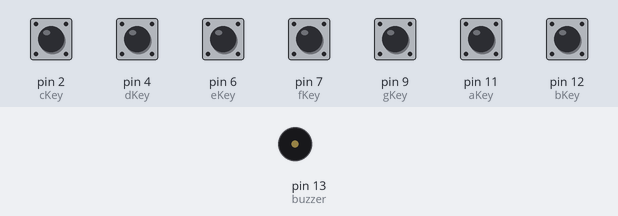
Simulated run of this sketch. Board: Arduino Uno, built with avr-gcc and run on an emulated ATmega328P. Shown: buzzer (waves = sounding). The test bench sets the inputs (shaded band); at power-on: pin 2 (cKey), pin 4 (dKey), pin 6 (eKey), pin 7 (fKey), pin 9 (gKey), pin 11 (aKey), pin 12 (bKey) HIGH.

Above: at 1.2 s.
1.3 s: pin 2 (cKey) pulled LOW for 0.15 s
At 1.37 s:
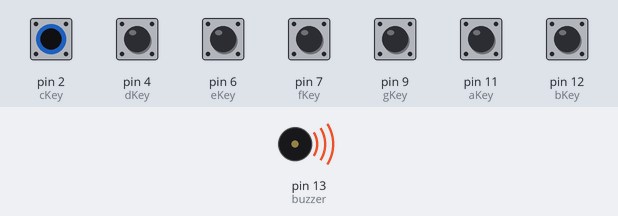
Timing chart, 0 to 4.3 s (numbered marks = the images above; inputs shaded):
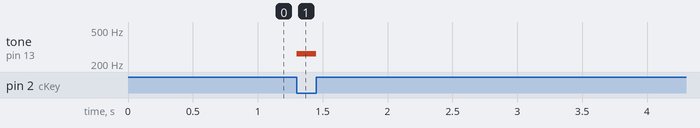

The sketch:

project_24_code.ino
```cpp
// Frequencies for the musical notes (in Hz)
#define NOTE_C 262
#define NOTE_D 294
#define NOTE_E 329
#define NOTE_F 349
#define NOTE_G 392
#define NOTE_A 440
#define NOTE_B 494

// Pin definitions for buttons
const int cKey = 2;
const int dKey = 4;
const int eKey = 6;
const int fKey = 7;
const int gKey = 9;
const int aKey = 11;
const int bKey = 12;

// Buzzer pin
const int buzzer = 13;

void setup() {
  // Set all key pins as input with internal pull-up resistors
  pinMode(cKey, INPUT_PULLUP);
  pinMode(dKey, INPUT_PULLUP);
  pinMode(eKey, INPUT_PULLUP);
  pinMode(fKey, INPUT_PULLUP);
  pinMode(gKey, INPUT_PULLUP);
  pinMode(aKey, INPUT_PULLUP);
  pinMode(bKey, INPUT_PULLUP);

  pinMode(buzzer, OUTPUT);
}

void loop() {
  if (digitalRead(cKey) == LOW) {
    tone(buzzer, NOTE_C);
  } else if (digitalRead(dKey) == LOW) {
    tone(buzzer, NOTE_D);
  } else if (digitalRead(eKey) == LOW) {
    tone(buzzer, NOTE_E);
  } else if (digitalRead(fKey) == LOW) {
    tone(buzzer, NOTE_F);
  } else if (digitalRead(gKey) == LOW) {
    tone(buzzer, NOTE_G);
  } else if (digitalRead(aKey) == LOW) {
    tone(buzzer, NOTE_A);
  } else if (digitalRead(bKey) == LOW) {
    tone(buzzer, NOTE_B);
  } else {
    noTone(buzzer);  // Stop sound if no key is pressed
  }
}
```

Measured:
- after the input at 1.3 s, tone on pin 13 (buzzer): silent → 262 Hz at once, → silent 0.15 s later
